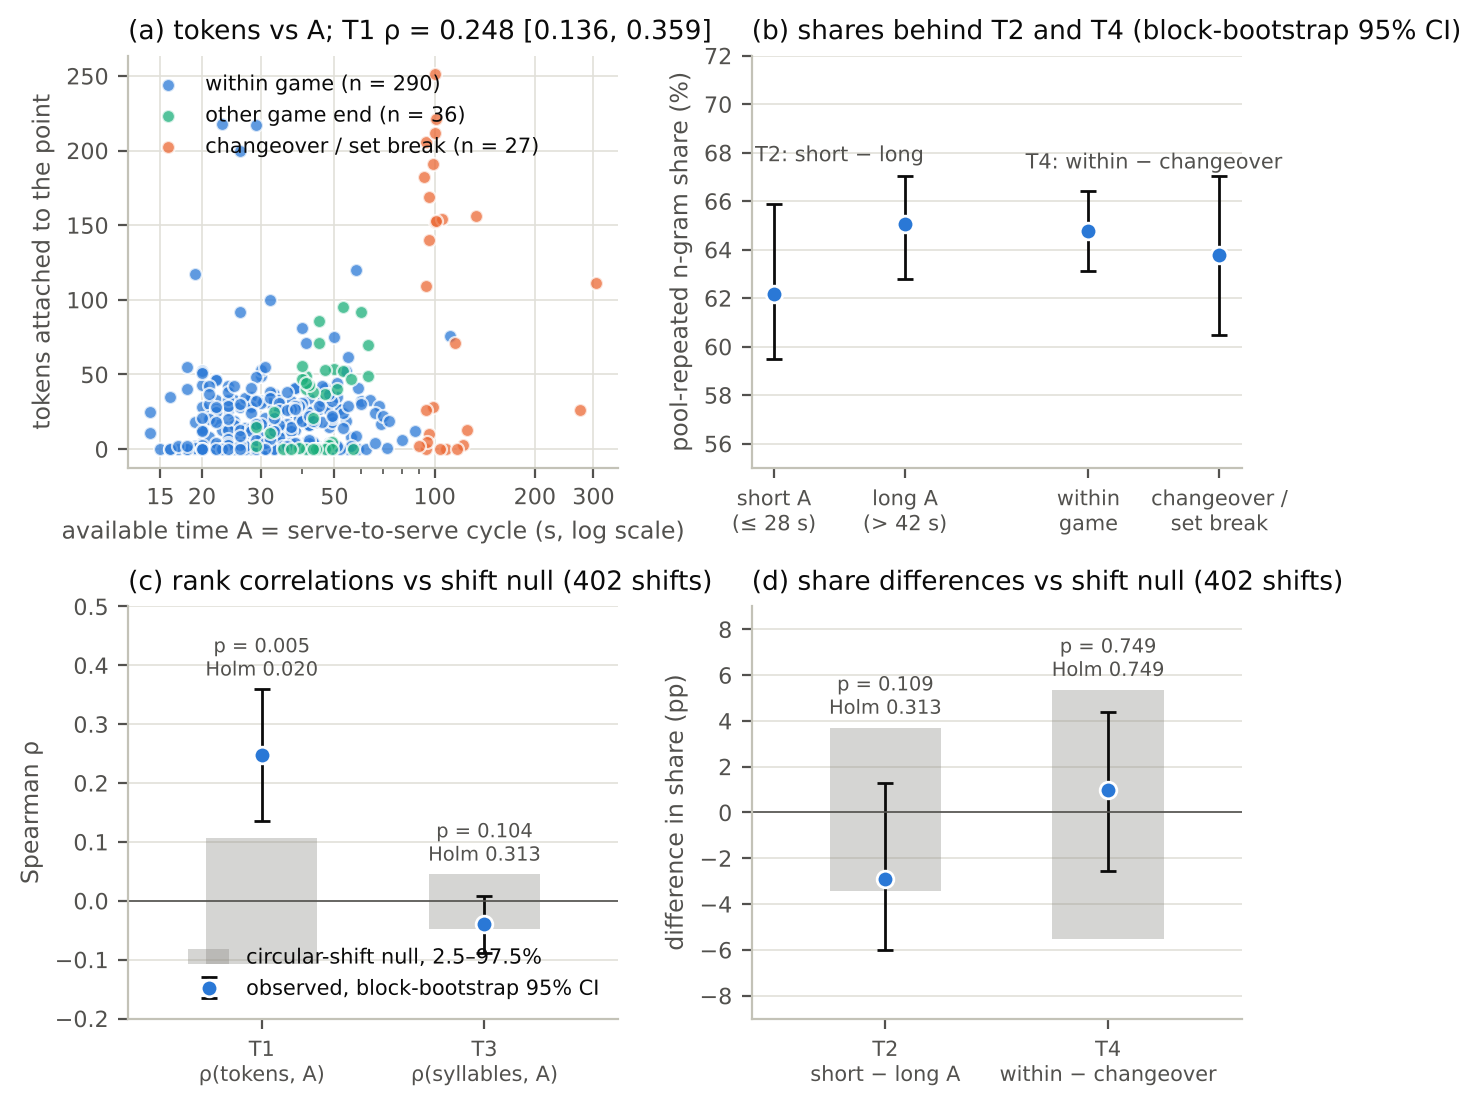

Recreate this plot in Python.
"""Figure 4: the serve-to-serve cycle A as a frame. (a) tokens per point vs A by dead-ball category;
(b) pool-repeated n-gram share by A tercile and by category with block-bootstrap CIs; (c, d) the
confirmatory statistics T1-T4 against their circular-shift null (2.5-97.5% band) and bootstrap CIs.
Reads analysis/metre/results/units_2019wimF.csv, details_2019wimF.json, confirmatory_2019wimF.csv and
nulls_2019wimF.npz only."""
import json
import sys as _sys
from pathlib import Path as _Path

_sys.path.insert(0, str(_Path(__file__).resolve().parent))  # python -I does not add the script dir
import numpy as np
import pandas as pd
from matplotlib.ticker import NullFormatter

from common import AQUA, BLUE, INK, INK2, MUTED, ORANGE, RES_M, plt, save

units = pd.read_csv(RES_M / "units_2019wimF.csv")
det = json.load(open(RES_M / "details_2019wimF.json"))
conf = pd.read_csv(RES_M / "confirmatory_2019wimF.csv").set_index("test")
nulls = np.load(RES_M / "nulls_2019wimF.npz")

fig, axes = plt.subplots(2, 2, figsize=(6.6, 5.6))
(ax_a, ax_b), (ax_c, ax_d) = axes

# (a) tokens vs A
CATS = [("within_game", "within game", BLUE), ("other_game_end", "other game end", AQUA), ("changeover", "changeover / set break", ORANGE)]
for key, label, col in CATS:
    s = units[units.category == key]
    ax_a.scatter(s.A, s.n_tok_base, s=22, color=col, alpha=0.75, edgecolor="white", linewidth=0.8, label=f"{label} (n = {len(s)})")
ax_a.set_xscale("log")
ax_a.set_xticks([15, 20, 30, 50, 100, 200, 300])
ax_a.set_xticklabels(["15", "20", "30", "50", "100", "200", "300"])
ax_a.xaxis.set_minor_formatter(NullFormatter())
ax_a.set_xlabel("available time A = serve-to-serve cycle (s, log scale)")
ax_a.set_ylabel("tokens attached to the point")
t1 = conf.loc["T1"]
ax_a.set_title(f"(a) tokens vs A; T1 ρ = {t1.estimate:.3f} [{t1.ci_lo:.3f}, {t1.ci_hi:.3f}]", loc="left", color=INK)
ax_a.legend(loc="upper left")

# (b) group shares
T2, T4 = det["T2"], det["T4"]
groups = [
    (f"short A\n(≤ {T2['A_cut_1_3']:.0f} s)", T2["share_short"], T2["share_short_ci"]),
    (f"long A\n(> {T2['A_cut_2_3']:.0f} s)", T2["share_long"], T2["share_long_ci"]),
    ("within\ngame", T4["share_within_game"], T4["share_within_ci"]),
    ("changeover /\nset break", T4["share_changeover"], T4["share_changeover_ci"]),
]
xs = [0, 1, 2.4, 3.4]
for x, (lab, v, c_) in zip(xs, groups):
    ax_b.errorbar(x, 100 * v, yerr=[[100 * (v - c_[0])], [100 * (c_[1] - v)]], fmt="o", color=BLUE, ms=6, mec="white", mew=1, ecolor=INK, elinewidth=1, capsize=3)
ax_b.set_xticks(xs)
ax_b.set_xticklabels([g[0] for g in groups], fontsize=7.5)
ax_b.set_ylabel("pool-repeated n-gram share (%)")
ax_b.set_title("(b) shares behind T2 and T4 (block-bootstrap 95% CI)", loc="left", color=INK)
ax_b.grid(axis="x", visible=False)
ax_b.annotate("T2: short − long", (0.5, 100 * T2["share_long"] + 2.6), ha="center", fontsize=7.5, color=INK2)
ax_b.annotate("T4: within − changeover", (2.9, 100 * T4["share_within_game"] + 2.6), ha="center", fontsize=7.5, color=INK2)
ax_b.set_ylim(55, 72)

LABELS = {"T1": "T1\nρ(tokens, A)", "T3": "T3\nρ(syllables, A)", "T2": "T2\nshort − long A", "T4": "T4\nwithin − changeover"}


def null_panel(ax, tests, scale, ylabel, title):
    for i, t in enumerate(tests):
        nd = nulls[f"{t}_null"] * scale
        lo, hi = np.percentile(nd, [2.5, 97.5])
        ax.bar(i, hi - lo, bottom=lo, width=0.5, color=MUTED, alpha=0.35, linewidth=0, label="circular-shift null, 2.5–97.5%" if i == 0 else None)
        r = conf.loc[t]
        ax.errorbar(i, r.estimate * scale, yerr=[[(r.estimate - r.ci_lo) * scale], [(r.ci_hi - r.estimate) * scale]], fmt="o", color=BLUE, ms=6, mec="white", mew=1, ecolor=INK, elinewidth=1, capsize=3,
                    label="observed, block-bootstrap 95% CI" if i == 0 else None)
        ax.annotate(f"p = {r.p_shift:.3f}\nHolm {r.p_holm:.3f}", (i, max(hi, r.ci_hi * scale)), xytext=(0, 5), textcoords="offset points", ha="center", fontsize=7, color=INK2)
    ax.axhline(0, color=INK2, lw=0.6)
    ax.set_xticks(range(len(tests)))
    ax.set_xticklabels([LABELS[t] for t in tests], fontsize=7.5)
    ax.set_ylabel(ylabel)
    ax.set_title(title, loc="left", color=INK)
    ax.grid(axis="x", visible=False)
    ax.set_xlim(-0.6, len(tests) - 0.4)


null_panel(ax_c, ["T1", "T3"], 1.0, "Spearman ρ", "(c) rank correlations vs shift null (402 shifts)")
ax_c.set_ylim(-0.2, 0.5)
ax_c.legend(loc="lower right")
null_panel(ax_d, ["T2", "T4"], 100.0, "difference in share (pp)", "(d) share differences vs shift null (402 shifts)")
ax_d.set_ylim(-9, 9)
fig.tight_layout()
save(fig, "fig4_metre")
